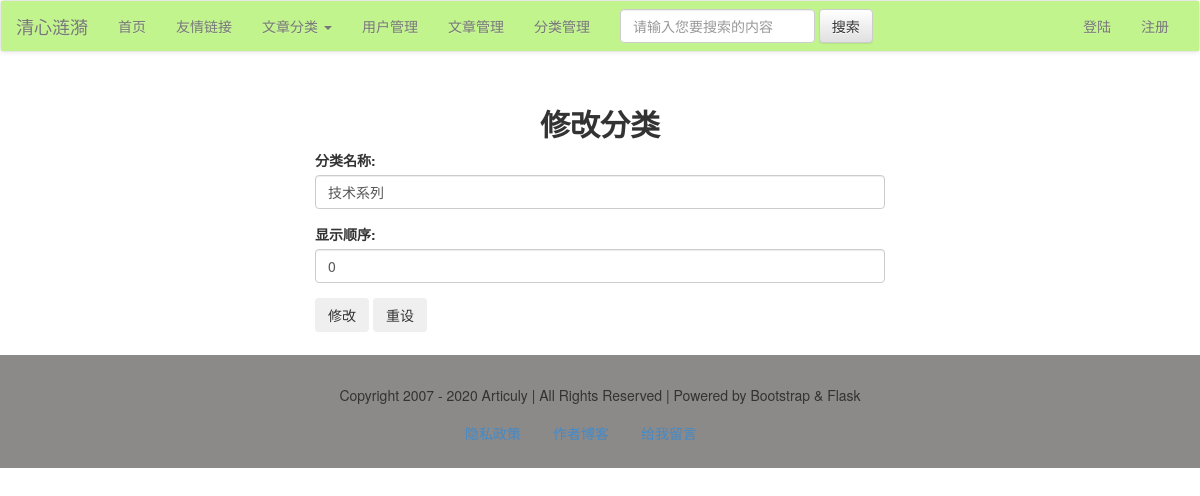
The page /article/cate_edit/1 (signed in) on the database as committed earlier.
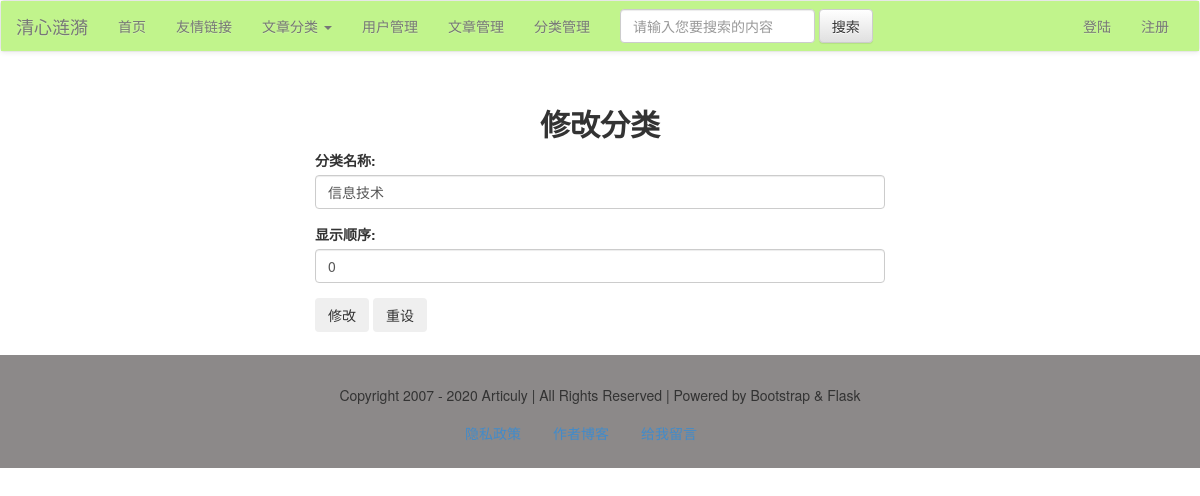
The same page on the database as committed later.
### models.py (models this page shows)
class Category(db.Model):
    cate_id = db.Column(db.Integer, primary_key=True)
    cate_name = db.Column(db.String, unique=True)
    cate_order = db.Column(db.Integer, default=0)
    articles = db.relationship('Article')

### views/articles.py (the view)
@article_app.route('/cate_edit/<int:cate_id>', methods=['get', 'post'])
@login_required
def editCate(cate_id):
    category = Category.query.get(cate_id)
    if request.method == 'POST':
        category.cate_name = request.form['name']
        category.cate_order = request.form['order']
        db.session.commit()
        return redirect(url_for("article_app.cateList"))
    return render_template('category/edit.html', category=category)

### app.py (called while the page is built)
@app.context_processor
def account():
    username = session.get('user')
    return {'username': username}

@app.context_processor
def getCateList():
    cates = Category.query.all()
    return {'cates': cates}

### libs.py (called while the page is built)
def login_required(func):
    @wraps(func)
    def decorator_nest(*args, **kwargs):
        if not 'user' in session:
            return redirect(url_for('login'))
        else:
            print(func)
            return func(*args, **kwargs)
    return decorator_nest

### templates/category/edit.html (shortened to what this page needs)
{% extends'base.html' %}
{% block content %}
    <div class="container-fluid">
        <div class="row">
            <div class="main col-lg-6 col-lg-offset-3 col-md-8 col-md-offset-2 col-sm-10 col-sm-offset-1 col-xs-12">
                <h2 class="text-center"><b>修改分类</b></h2>
                <div class="body">
                    <form action="" method="post">
                        <div class="form-group">
                            <label for="title">分类名称:</label>
                            <input class="form-control" type="text" name="name" id="name"
                                   value="{{ category.cate_name }}"/>
                        </div>
                        <div class="form-group">
                            <label for="order">显示顺序:</label>
                            <input class="form-control" type="text" name="order" id="order"
                                   value="{{ category.cate_order }}"/>
                        </div>
                        <div class="form-group">
                            <input class="btn" type="submit" name="submit" id="btn1" value="修改"/>
                            <input class="btn" type="reset" name="reset" id="btn2" value="重设"/>
                        </div>
                    </form>
                </div>
            </div>
        </div>
    </div>
{% endblock %}

Rows that differ between the two databases and show on the page:
changed Category: name "技术系列" → "信息技术"
